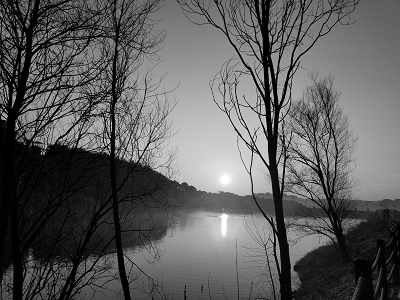
#> input picture I.png, 400 x 300 px
$ python Q3_Q4_Q5_Histogram_Treshold.py
#> lines starting #> are read from the running program, lines starting #| are printed output that depends on the picture; after the words box and inside, x2 and y2 are one past the last pixel; in counts of white or black regions, pixels touching at a corner belong together
#finding the histogram
import matplotlib.pyplot as plt
import cv2
import os
os.chdir('C:\\Users\\tcmserbetci\\Desktop\\BBL588 ödev\\')
hist_img = cv2.imread("I.png",0) #selecting the grayscale image
#> hist_img is the input picture: shape (300, 400); min 0, max 255, mean 92.9
plt.hist(hist_img.ravel(),256,[0,256]) #ploting the histogram of the image from 0 to 256
plt.show()
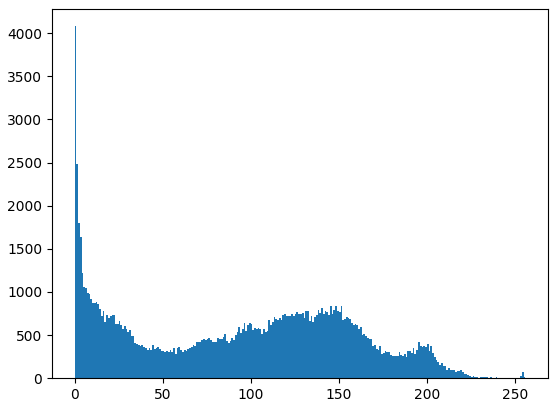
#> figure drawn by matplotlib, 1 panel; tallest bar 4081 high, from x = 0 to 1
h = cv2.calcHist([hist_img], [0], None,[256],[0,256]) # h variable as the array of histogram values.
#> h = 256 values, max 4081 at index 0, min 2 at index 243, mean 468.8

#finding threshold T
T, tresh = cv2.threshold(hist_img, 127,255,cv2.THRESH_BINARY)
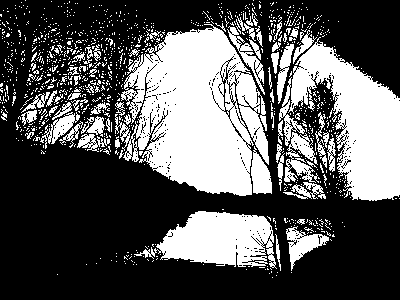
#> tresh: shape (300, 400); 35% white; 1077 white regions (1009 under 20 px), largest, box (x1, y1, x2, y2) and area: (115, 24, 269, 196) 16734, (288, 37, 400, 201) 9110, (134, 211, 277, 269) 4915
print("Threshold value is = ",T)
plt.imshow(tresh, 'gray')
plt.show() #presenting the binary image B
